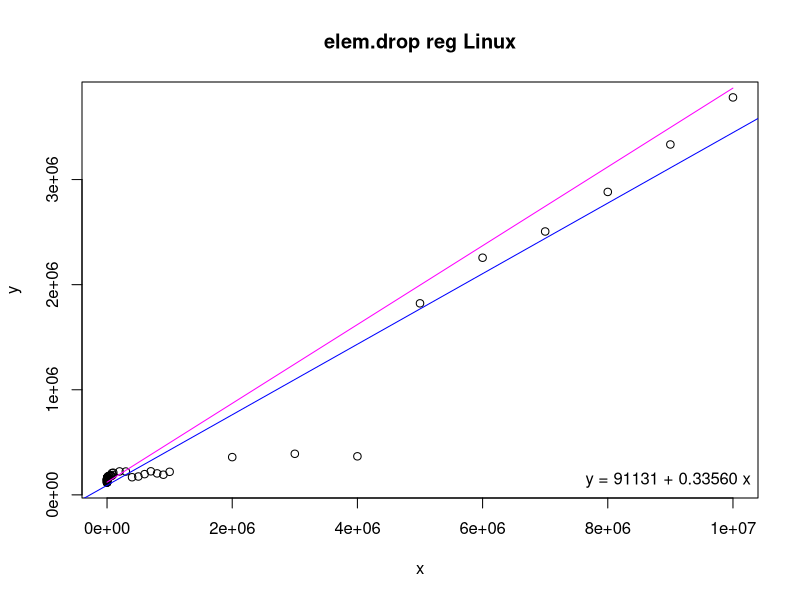
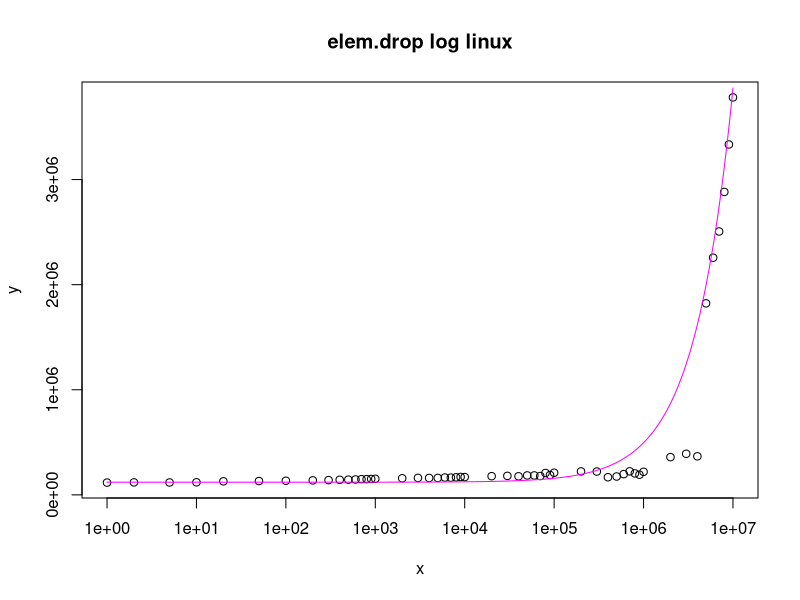

Here is the R script that generated these plots, in order:
# Input data
x <- c(1,2,5,10,20,50,100,200,300,400,500,600,700,800,900,1000,2000,3000,4000,5000,6000,7000,8000,9000,10000,20000,30000,40000,50000,60000,70000,80000,90000,100000,200000,300000,400000,500000,600000,700000,800000,900000,1000000,2000000,3000000,4000000,5000000,6000000,7000000,8000000,9000000,10000000)
y <- c(116750,118650,117890,119650,128900,131380,134380,137850,140310,143310,144690,146480,149320,149500,151140,152700,157770,161380,160700,161090,165040,164190,166910,170510,169440,177830,180690,176580,184910,184950,178980,208080,188830,210530,223160,222060,167750,174650,197210,223940,204280,191710,219310,359050,390860,366720,1822300,2256400,2506000,2882400,3333900,3781700)

# Linear regression
model <- lm(y ~ x)
coefs <- coef(model)

# Print regression coefficients
print(coefs)

# Estimating function
fe <- function(x) {
  120000 + (((x + 1024 - 1) / 1024) * 384)
}

# Estimated values
xe <- seq(1, 10000000, by = 1000)
ye <- fe(xe)

png("elem-drop-reg.png")
plot(x, y, main = "elem.drop reg Linux")
abline(model, col = "blue")
lines(xe, ye, col = "magenta")
legend("bottomright", legend = sprintf("y = %.0f + %.5f x", coefs[1], coefs[2]), bty = "n")

png("elem-drop-log.png")
plot(x, y, log = "x", main = "elem.drop log linux")
lines(xe, ye, col = "magenta")
